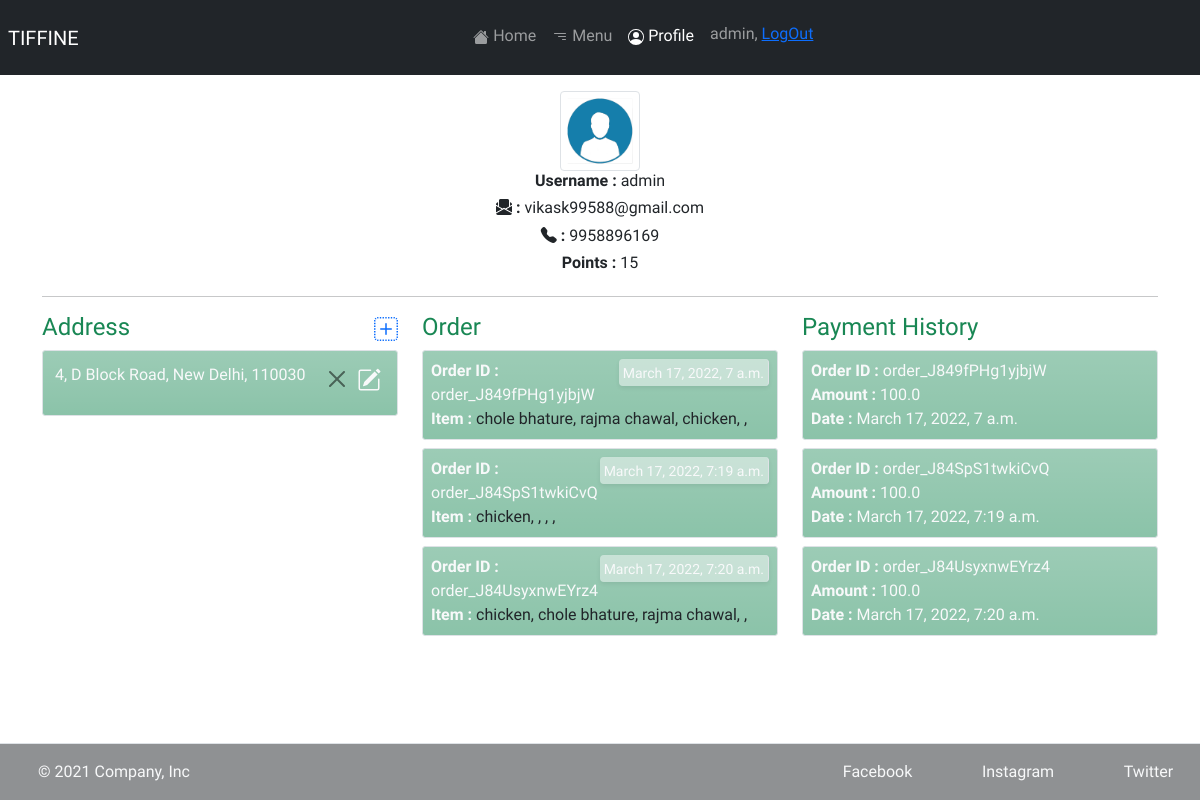
/user-profile/ (signed in), run on an earlier commit of the app's database.
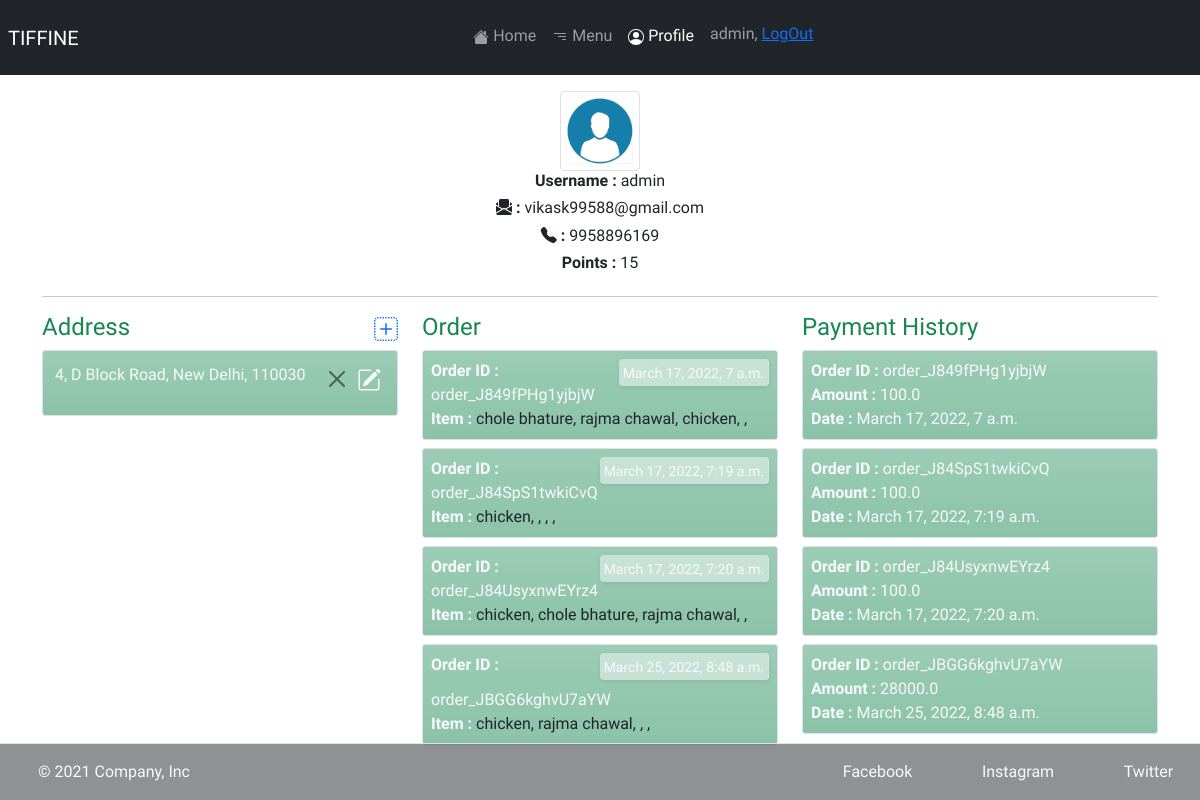
And on a later commit of the database.
### tiffine_site/models.py (models this page shows, shortened)
class AddressModel(models.Model):
    user = models.ForeignKey(User, on_delete=models.CASCADE)
    street = models.CharField(max_length=100, null=True)
    locality = models.CharField(max_length=100, null=True)
    landmark = models.CharField(max_length=100, null=True)
    city = models.CharField(max_length=100, null=True)
    phone = models.IntegerField(blank=True, null=True)
    pincode = models.IntegerField(null=True)

class OrderDetails(models.Model):
    user = models.ForeignKey(
        User, blank=True, null=True, on_delete=models.SET_NULL, editable=False)
    item_1 = models.ForeignKey(
        MainDishModel, blank=True, related_name='item_1', null=True, on_delete=models.SET_NULL, editable=False)
    qyt_1 = models.PositiveIntegerField(
        blank=True,  null=True, editable=False, )
    item_2 = models.ForeignKey(
        MainDishModel, blank=True, related_name='item_2', null=True, on_delete=models.SET_NULL, editable=False)
    qyt_2 = models.PositiveIntegerField(blank=True,  null=True, editable=False)
    item_3 = models.ForeignKey(
        MainDishModel, blank=True, related_name='item_3', null=True, on_delete=models.SET_NULL, editable=False)
    qyt_3 = models.PositiveIntegerField(
        blank=True, null=True, editable=False, )
    item_4 = models.ForeignKey(
        MainDishModel, blank=True, related_name='item_4', null=True, on_delete=models.SET_NULL, editable=False)
    qyt_4 = models.PositiveBigIntegerField(
        blank=True, null=True, editable=False, )
    item_5 = models.ForeignKey(
        MainDishModel, blank=True, related_name='item_5', null=True, on_delete=models.SET_NULL, editable=False)
    qyt_5 = models.PositiveBigIntegerField(
        blank=True, null=True, editable=False, )
    order_id = models.CharField(
        max_length=100, blank=True, null=True, editable=False)
    payment_id = models.CharField(
        max_length=100, blank=True, null=True, editable=False)
    date_time = models.DateTimeField(
        default=timezone.now, blank=True, null=True, editable=False)
    amount = models.FloatField(blank=True, null=True, editable=False)
    upi_transaction_id = models.CharField(
        max_length=100, blank=True, null=True, editable=False)
    vpa = models.CharField(max_length=100, blank=True,
                           null=True, editable=False)
    card_id = models.CharField(
        max_length=100, blank=True, null=True, editable=False)
    bank = models.CharField(max_length=100, blank=True,
                            null=True, editable=False)
    method = models.CharField(
        max_length=100, blank=True, null=True, editable=False)
    wallet = models.CharField(
        max_length=100, blank=True, null=True, editable=False)

class MainDishModel(models.Model):
    name = models.CharField(max_length=100)
    deatil = models.CharField(max_length=255)
    price = models.FloatField()
    discounted = models.FloatField()
    availablity = models.BooleanField(default=True)
    image = models.ImageField(upload_to='pictures')
    ingredients = models.CharField(max_length=255)
    type_of = models.CharField(choices=type_of, max_length=10, blank=True)

### tiffine_site/views.py (the view)
# urls.py: path('user-profile/', user_profile, name='user-profile'),
@login_required(login_url='login')
def user_profile(request):
    address = AddressModel.objects.filter(user=request.user)
    orders = OrderDetails.objects.filter(user=request.user)
    phones = AddressModel.objects.filter(user=request.user)
    phone = []
    for i in phones:
        phone.append(i.phone)
    context = {
        'address': address,
        'add_form': AddressForm,
        'orders': orders,
        'phone': phone[0]
    }
    template = 'profile.html'
    return render(request, template_name=template, context=context)

### tiffine_site/templates/profile.html (shortened to what the changed rows need)
{% extends 'base.html' %}
{% block content %}
{% load static %}
<link rel="stylesheet" href="{% static 'css/profile_.css' %}" />
</head>
<body class="">
    <div class="container mt-3">
        <div class="row d-flex mb-2">
            <div class="col-md-4 col-sm-12 d-inline-block" id= "address-sec">
                {% for addr_obj in address %}
                    <div class=" text-light p-2 bg-success bg-opacity-50 bg-gradient rounded-1 border shadow-x p-1 mb-2" >
                        <p class="p-1">{{addr_obj.street}}, {{addr_obj.city}}, {{addr_obj.pincode}}
                        <buttom class="float-end btn-edit m-1" id="add-{{addr_obj.id}}" data-sid="{{addr_obj.id}}" data-bs-toggle="modal" data-bs-target="#address-add" data-bs-toggle="modal" data-bs-target="#address-add">
                        </buttom>
                        <button  class="float-end btn-delete btn-close m-1" id="add-{{addr_obj.id}}" data-sid="{{addr_obj.id}}">
                        </button>
                    </p>
                    </div>
                {% empty %}
                    <p class="alert alert-info">Not found any address </p>
                {% endfor %}
            </div>
            <div class="col-md-4 col-sm-12 d-inline-block">
                {% for order_obj in orders %}
                    <div class="text-light p-2 bg-success  bg-opacity-50 bg-gradient rounded-1 border   shadow-x p-1 mb-2" >
                        <h6 class="float-end  rounded shadow-sm border-end p-1 bg-light bg-opacity-50"><small>{{order_obj.date_time}}</small></h6>
                        <p class="m-0"><strong>Order ID :</strong> {{order_obj.order_id}} </p>
                        <p class="m-0 text-dark"><strong class="text-light">Item :</strong> {{order_obj.item_1.name}}, {{order_obj.item_2.name}}, {{order_obj.item_3.name}}, {{order_obj.item_4.name}}, {{order_obj.item_5.name}}</p>
                    </div>
                {% empty %}
                    <p class="alert alert-info">Not found any Orders </p>
                {% endfor %}
            </div>
            <div class="col-md-4 col-sm-12 d-inline-block">
                {% for order_obj in orders %}
                    <div class="text-light p-2 bg-success  bg-opacity-50 bg-gradient rounded-1 border shadow-x p-1 mb-2" >
                        <p class="m-0"><strong>Order ID :</strong> {{order_obj.order_id}} </p>
                        <p class="m-0"><strong>Amount :</strong> {{order_obj.amount}} </p>
                        <p class="m-0"><strong>Date :</strong> {{order_obj.date_time}} </p>
                    </div>
                {% empty %}
                    <p class="alert alert-info">Not found any Orders </p>
                {% endfor %}
            </div>
        </div>
    </div>
</body>
{% endblock content %}

What changed in the data, as far as the page shows it:
added OrderDetails: date_time "March 25, 2022, 8:48 a.m.", order_id "order_JBGG6kghvU7aYW", item_1.name "chicken", item_2.name "rajma chawal", amount "28000.0"
